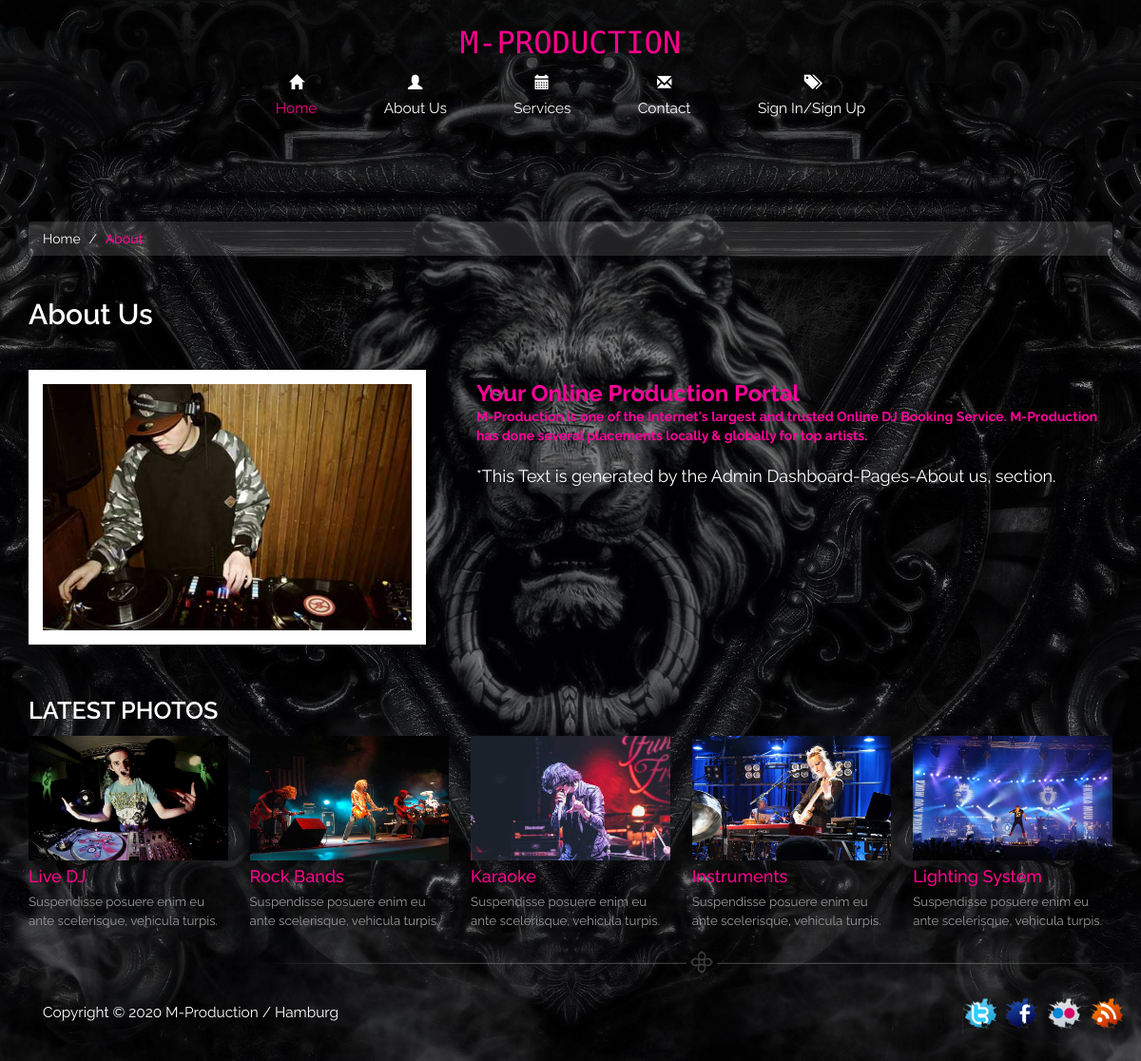
Page /about.php on the committed database.
### tables this page shows
CREATE TABLE `tblpage` (
  `ID` int(10) NOT NULL,
  `PageType` varchar(100) DEFAULT NULL,
  `PageTitle` mediumtext,
  `PageDescription` mediumtext,
  `Email` varchar(200) DEFAULT NULL,
  `MobileNumber` bigint(10) DEFAULT NULL,
  `UpdationDate` timestamp NULL DEFAULT NULL ON UPDATE CURRENT_TIMESTAMP
);

### about.php (the view, shortened to what this page needs)
<!DOCTYPE html>
<html>
<head>
<link href="css/bootstrap.css" rel='stylesheet' type='text/css' />
<link href="css/style.css" rel="stylesheet" type="text/css" media="all" />
<link rel="stylesheet" href="css/touchTouch.css" type="text/css" media="all" />
		<link rel="stylesheet" type="text/css" href="css/jquery.fancybox.css" media="screen" />
</head>
<body>
<?php include_once('includes/header.php');?>
<div class="about content">
	 <div class="container">
		 <ol class="breadcrumb">
		  <li><a href="index.php">Home</a></li>
		  <li class="active">About</li>
		 </ol>
		 <?php
$sql="SELECT * from tblpage where PageType='aboutus'";
$query = $dbh -> prepare($sql);
$query->execute();
$results=$query->fetchAll(PDO::FETCH_OBJ);
$cnt=1;
if($query->rowCount() > 0)
{
foreach($results as $row)
{               ?>
		 <h2><?php  echo htmlentities($row->PageTitle);?></h2>
		 <div class="about-main">
			 <div class="col-md-6 abt-pic">
				 <img src="images/abt.jpg" class="img-responsive" alt=""/>
			 </div>
			 <div class="col-md-6 abt-pic-info">
				 <p style="color:#fff"><?php echo $row->PageDescription;?>.</p>
			 </div>
			 <?php $cnt=$cnt+1;}} ?>
			 <div class="clearfix"></div>
		 </div>
		 <div class="latest">
			 <h3>LATEST PHOTOS</h3>
			 <div class="pic start">
				 <a class="fancybox" href="images/4.jpg" data-fancybox-group="gallery" title="Lorem ipsum dolor sit amet"><img src="images/4.jpg" class="img-style row6" alt=""><span> </span></a>
				 <h4><a href="event.html">Live DJ</a></h4>
				 <p>Suspendisse posuere enim eu ante scelerisque, vehicula turpis.</p>
			 </div>
			 <div class="pic">
				 <a class="fancybox" href="images/5.jpg" data-fancybox-group="gallery" title="Lorem ipsum dolor sit amet"><img src="images/5.jpg" class="img-style row6" alt=""><span> </span></a>
				 <h4><a href="event.html">Rock Bands</a></h4>
				 <p>Suspendisse posuere enim eu ante scelerisque, vehicula turpis.</p>
			 </div>
			 <div class="pic">
				 <a class="fancybox" href="images/6.jpg" data-fancybox-group="gallery" title="Lorem ipsum dolor sit amet"><img src="images/6.jpg" class="img-style row6" alt=""><span> </span></a>
				 <h4><a href="event.html">Karaoke</a></h4>
				 <p>Suspendisse posuere enim eu ante scelerisque, vehicula turpis.</p>
			 </div>
			 <div class="pic">
				 <a class="fancybox" href="images/7.jpg" data-fancybox-group="gallery" title="Lorem ipsum dolor sit amet"><img src="images/7.jpg" class="img-style row6" alt=""><span> </span></a>
				 <h4><a href="event.html">Instruments</a></h4>
				 <p>Suspendisse posuere enim eu ante scelerisque, vehicula turpis.</p>
			 </div>
			 <div class="pic">
				 <a class="fancybox" href="images/8.jpg" data-fancybox-group="gallery" title="Lorem ipsum dolor sit amet"><img src="images/8.jpg" class="img-style row6" alt=""><span> </span></a>
				 <h4><a href="event.html">Lighting System</a></h4>
				 <p>Suspendisse posuere enim eu ante scelerisque, vehicula turpis.</p>
			 </div>
		 </div>
		<?php include_once('includes/footer.php');?>
	 </div>
</div>
</body>
</html>

### css/style.css (style rules this page uses)
body { margin:0; padding:0; font-family: 'Raleway', sans-serif; background:url(../images/main.jpg); height: 100%; background-position: center; background-repeat: no-repeat; background-size: cover; }
body a { transition:0.5s all; -webkit-transition:0.5s all; -moz-transition:0.5s all; -o-transition:0.5s all; -ms-transition:0.5s all; }
h1,h2,h3,h4,h5,h6 { margin:0; }
p { margin:0; }
.content { padding:5em 0 3em 0; }
.about h2 { color:#fff; font-weight:600; margin-top:1.5em; }
.breadcrumb { background-color: rgba(245, 245, 245, 0.13); }
.breadcrumb li a { color:#fff; }
.about-main { margin-top:3em; }
.breadcrumb li.active { color:#FF008C; font-size:1em; font-weight:500; }
.abt-pic { width:38%; margin-right:2%; padding-left:0; }
.abt-pic img { border:15px solid #fff; }
.abt-pic-info { width:60%; }
.abt-pic-info p { color:#eee; line-height:1.5em; margin-top:1em; }
.pic { width: 18.4%; float:left; margin-left:2%; }
.pic img { width:100%; }
.start { margin:0; }
.latest { margin-top:4em; }
.latest h3 { color: #fff; margin-bottom: 0.5em; font-size: 1.8em; text-transform: uppercase; font-weight: 600; }
.pic h4 a { font-size: 1em; color: #FF008C; margin:7px 0; display:inline-block; }
.pic p { color: #999; line-height: 1.5em; font-size: 0.95em; }

### rows in the picture
tblpage: PageTitle "About Us", PageDescription "Your Online Production Portal M-Production is one of the Internet's largest and trusted Online DJ Booking Service. M-Production has done several placements locally & globally for top artists. *This Text is generated by the Admin Dashboard-Pages-About us, section."
